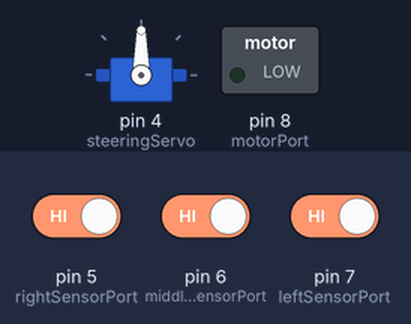
This sketch was run on a simulated Arduino Uno, built with avr-gcc and run on an emulated ATmega328P. On the bench: servo, switched loads named in the sketch (green lamp = pin HIGH). The inputs (shaded band) are chosen by the test bench; at power-on: pin 5 (rightSensorPort) HIGH, pin 6 (middleSensorPort) HIGH, pin 7 (leftSensorPort) HIGH.

Above: at 1.2 s.
1.3 s: pin 5 (rightSensorPort) driven LOW
At 1.8 s:
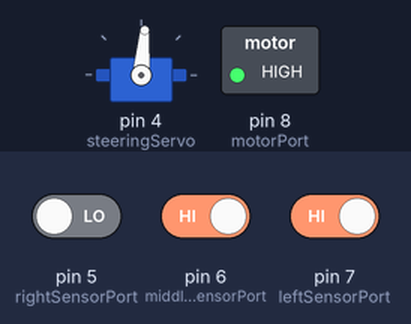
2.8 s: pin 6 (middleSensorPort) driven LOW
At 3.2 s:
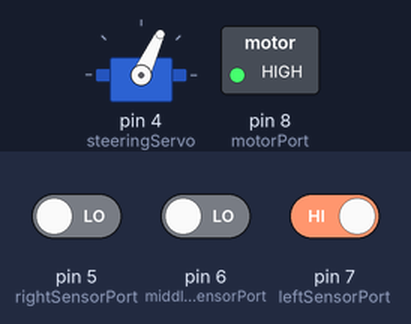
4.3 s: pin 5 (rightSensorPort) driven HIGH
At 5.1 s:
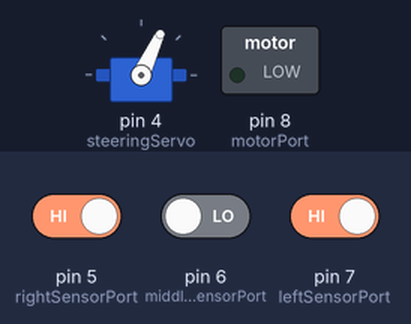
5.8 s: pin 7 (leftSensorPort) driven LOW
At 6.7 s:
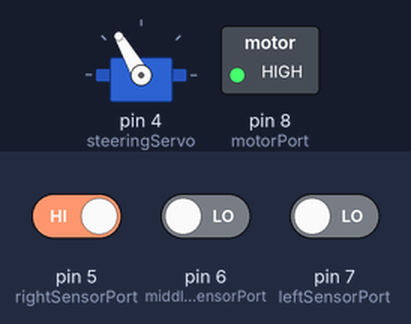
7.3 s: pin 7 (leftSensorPort) driven HIGH
At 8.6 s:
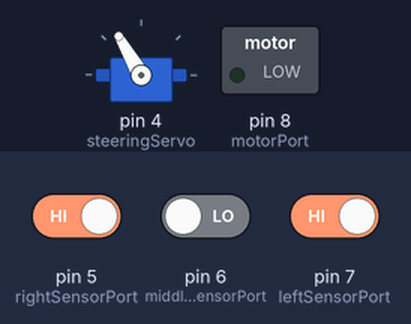
Timing chart, 0 to 9.8 s (numbered marks = the images above; inputs shaded):
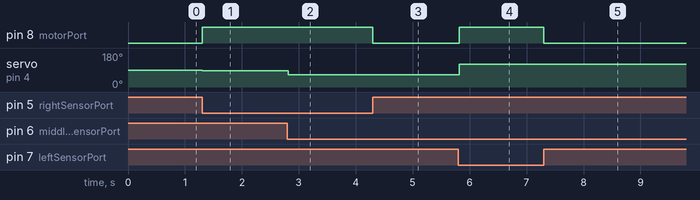

The sketch:

control_working.ino
```cpp
#include <Servo.h>

Servo steeringServo;  //create steeringServo
int currentSpeed = 210; //enumerate speed and acceleration
int acceleration = 20;

//enumerate ports for motor and sensors
int motorPort = 8;
int leftSensorPort = 7;
int middleSensorPort = 6;
int rightSensorPort = 5;

//variables to store sensor readings
int leftSensor = 0;
int middleSensor = 0;
int rightSensor = 0;

float leftSensorRunning = 0;
float middleSensorRunning = 0;
float rightSensorRunning = 0;

int previousSensor = 0;

void setup() {
  pinMode(motorPort, OUTPUT); //set motor control port to output mode

  steeringServo.attach(4);    //attach the steeringServo to its control port

  Serial.begin(9600);

  //setMotorSpeed(120);
}

void loop() {

  for(int i = 0; i < 10; i++) {
    readSensors();
    leftSensorRunning += leftSensor;
    middleSensorRunning += middleSensor;
    rightSensorRunning += rightSensor;
  }

  if (leftSensorRunning > 0.5){
    leftSensor = 1;
  }
  if (middleSensorRunning > 0.5) {
    middleSensor = 1;
  }
  if (rightSensorRunning > 0.5) {
    rightSensor = 1;
  }

//  readSensors();
//  Serial.print(leftSensor);
//  Serial.print(middleSensor);
//  Serial.print(rightSensor);
//  Serial.print("\n");

    if (middleSensor == 1 && rightSensor == 0 && leftSensor == 0) {
      //straight ahead
      steeringServo.write(90);
      analogWrite(motorPort, currentSpeed);
    } else if (middleSensor == 1 && rightSensor == 1 && leftSensor == 0) {
      //correct right
      steeringServo.write(95);
      analogWrite(motorPort, currentSpeed);
    } else if (middleSensor == 1 && rightSensor == 0 && leftSensor == 1) {
      //correct left
      steeringServo.write(85);
      analogWrite(motorPort, currentSpeed);
    } else if (middleSensor == 0 && rightSensor == 1 && leftSensor == 0) {
      //turn right
      steeringServo.write(120);
      analogWrite(motorPort, currentSpeed - 15);
      previousSensor = 2;
    } else if (middleSensor == 0 && rightSensor == 0 && leftSensor == 1) {
      //turn left
      steeringServo.write(65);
      analogWrite(motorPort, currentSpeed - 15);
      previousSensor = 1;
    } else if (rightSensor == 1 && leftSensor == 1) {
      //stop
      analogWrite(motorPort, 0);
      //exit(0);
    } else if (rightSensor == 0 && leftSensor == 0 && middleSensor == 0) {
      if(previousSensor == 1) {
        //seek left
        steeringServo.write(65);
        analogWrite(motorPort, currentSpeed - 15);
      } else if (previousSensor == 2) {
        //seek right
        steeringServo.write(120);
        analogWrite(motorPort, currentSpeed - 15);
      } else {
        //Serial.println("No Previous Sensor Data");
        steeringServo.write(90);
      }
    } else {
      Serial.println("Not valid");
      analogWrite(motorPort, 0);
    }

  leftSensor = 0;
  middleSensor = 0;
  rightSensor = 0;
  leftSensorRunning = 0.0;
  middleSensorRunning = 0.0;
  rightSensorRunning = 0.0;

}

//-----------FUNCTIONS-----------------

//sets sensor ports to outputs, writes them high and holds for 500 us
//sets them to inputs, waits for 500 us, reads sensor ports and stores
//results in corresponding variables for use in control algorithm
void readSensors() {
  pinMode(rightSensorPort, OUTPUT);
  pinMode(middleSensorPort, OUTPUT);
  pinMode(leftSensorPort, OUTPUT);

  digitalWrite(rightSensorPort, HIGH);
  digitalWrite(middleSensorPort, HIGH);
  digitalWrite(leftSensorPort, HIGH);
  delayMicroseconds(400);

  pinMode(rightSensorPort, INPUT);
  pinMode(middleSensorPort, INPUT);
  pinMode(leftSensorPort, INPUT);
  delayMicroseconds(400);

  leftSensor = digitalRead(leftSensorPort);
  middleSensor = digitalRead(middleSensorPort);
  rightSensor = digitalRead(rightSensorPort);
}

//changes the speed of the motor to desired speed by stepping up 'currentSpeed'
//by 'acceleration' every half-second
void setMotorSpeed(int targetSpeed) {
  while (currentSpeed <= targetSpeed) {
    currentSpeed += acceleration;
    analogWrite(motorPort, currentSpeed);
    delay(1000);
  }
}
```

Measured:
- after the input at 1.3 s, pin 8 (motorPort): LOW → HIGH at once; servo on pin 4 (steeringServo): 90° → 85° at once
- after the input at 2.8 s, servo on pin 4 (steeringServo): 85° → 65° at once
- after the input at 4.3 s, pin 8 (motorPort): HIGH → LOW at once
- after the input at 5.8 s, pin 8 (motorPort): LOW → HIGH at once; servo on pin 4 (steeringServo): 65° → 120° at once
- after the input at 7.3 s, pin 8 (motorPort): HIGH → LOW at once
